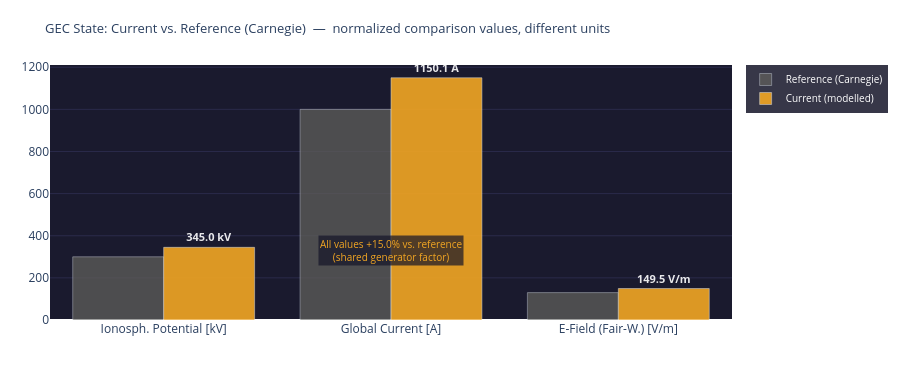

Notebook code for this chart:
### Markdown cell above
---
## 4. Visualizations

### Code cell
# ============================================================
# GEC STATE vs. REFERENCE
# Note: raw values have different units (kV, A, V/m)
# Comparison shows relative deviation from Carnegie reference
# ============================================================

metrics = [
    ('Ionosph. Potential', 'kV',  GEC_REF['V_iono_kV'], V_iono_mod),
    ('Global Current',     'A',   GEC_REF['I_total_A'], I_total_mod),
    ('E-Field (Fair-W.)',  'V/m', GEC_REF['E_field_Vm'], E_mod),
]
labels_units = [f'{m[0]}\n[{m[1]}]' for m in metrics]

fig = go.Figure()
fig.add_trace(go.Bar(
    name='Reference (Carnegie)',
    x=labels_units, y=[m[2] for m in metrics],
    marker_color='#5F5E5A', opacity=0.75
))
fig.add_trace(go.Bar(
    name='Current (modelled)',
    x=labels_units, y=[m[3] for m in metrics],
    marker_color='#F2A623', opacity=0.90,
    text=[f'<b>{m[3]:.1f} {m[1]}</b>' for m in metrics],
    textposition='outside',
    textfont=dict(color='white', size=11)
))

# Joint percentage value as annotation
delta_pct = round((V_iono_mod - GEC_REF['V_iono_kV']) / GEC_REF['V_iono_kV'] * 100, 1)
fig.add_annotation(
    x=1.0, y=max(GEC_REF['V_iono_kV'], V_iono_mod) * 0.95,
    text=f'All values {delta_pct:+.1f}% vs. reference<br>(shared generator factor)',
    showarrow=False, xanchor='center',
    font=dict(color='#F2A623', size=10),
    bgcolor='rgba(20,20,40,0.7)'
)

fig.update_layout(
    title=dict(
        text='GEC State: Current vs. Reference (Carnegie)  —  normalized comparison values, different units',
        font=dict(size=13)
    ),
    barmode='group',
    height=380,
    plot_bgcolor='#1a1a2e', paper_bgcolor='rgba(0,0,0,0)',
    margin=dict(l=50, r=50, t=65, b=60),
    legend=dict(bgcolor='rgba(20,20,40,0.85)', font=dict(color='white', size=10)),
    yaxis=dict(gridcolor='#2a2a4a')
)
fig.show()

print(f'GEC deviation from Carnegie reference: {delta_pct:+.1f}%')
print(f'  (all values scale with the same generator factor {generator_strength:.3f})')

### Figure 1 — Plotly figure (JSON) as saved in the notebook; plotly's stock layout.template omitted (floating-point values rounded to 4 significant figures)
{"data": [{"marker": {"color": "#5F5E5A"}, "name": "Reference (Carnegie)", "opacity": 0.75, "type": "bar", "x": ["Ionosph. Potential\n[kV]", "Global Current\n[A]", "E-Field (Fair-W.)\n[V/m]"], "y": [300.0, 1000.0, 130.0]}, {"marker": {"color": "#F2A623"}, "name": "Current (modelled)", "opacity": 0.9, "text": ["<b>345.0 kV</b>", "<b>1150.1 A</b>", "<b>149.5 V/m</b>"], "textfont": {"color": "white", "size": 11}, "textposition": "outside", "type": "bar", "x": ["Ionosph. Potential\n[kV]", "Global Current\n[A]", "E-Field (Fair-W.)\n[V/m]"], "y": [345.0, 1150.0, 149.5]}], "layout": {"annotations": [{"bgcolor": "rgba(20,20,40,0.7)", "font": {"color": "#F2A623", "size": 10}, "showarrow": false, "text": "All values +15.0% vs. reference<br>(shared generator factor)", "x": 1.0, "xanchor": "center", "y": 327.8}], "barmode": "group", "height": 380, "legend": {"bgcolor": "rgba(20,20,40,0.85)", "font": {"color": "white", "size": 10}}, "margin": {"b": 60, "l": 50, "r": 50, "t": 65}, "paper_bgcolor": "rgba(0,0,0,0)", "plot_bgcolor": "#1a1a2e", "title": {"font": {"size": 13}, "text": "GEC State: Current vs. Reference (Carnegie)  —  normalized comparison values, different units"}, "yaxis": {"gridcolor": "#2a2a4a"}}}
